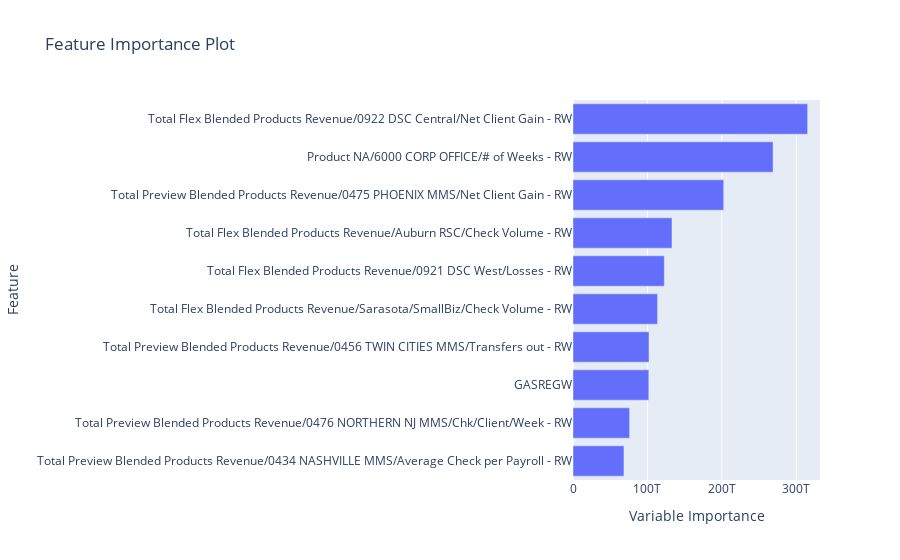

The notebook cell this image was saved under:
### Code cell
ml_features = models.get_important_features('xgboost', features_threshold)
ml_feature_cols = ml_features['Feature'].tolist()

if len(ml_features.index) != 0:
    # plot the most important features
    fig = px.bar(ml_features.sort_values('Variable Importance', ascending=True),
                 x='Variable Importance',
                 y='Feature',
                 orientation='h',
                 title='Feature Importance Plot')
    fig.show()

### Figure 1 — Plotly figure (JSON) as saved in the notebook; plotly's stock layout.template omitted (floating-point values rounded to 4 significant figures)
{"data": [{"alignmentgroup": "True", "hovertemplate": "Variable Importance=%{x}<br>Feature=%{y}<extra></extra>", "legendgroup": "", "marker": {"color": "#636efa", "pattern": {"shape": ""}}, "name": "", "offsetgroup": "", "orientation": "h", "showlegend": false, "textposition": "auto", "x": [68470000000000.0, 76100000000000.0, 101900000000000.0, 102100000000000.0, 113600000000000.0, 122700000000000.0, 133000000000000.0, 202500000000000.0, 268800000000000.0, 315300000000000.0], "xaxis": "x", "y": ["Total Preview Blended Products Revenue/0434 NASHVILLE MMS/Average Check per Payroll - RW", "Total Preview Blended Products Revenue/0476 NORTHERN NJ MMS/Chk/Client/Week - RW", "GASREGW", "Total Preview Blended Products Revenue/0456 TWIN CITIES MMS/Transfers out - RW", "Total Flex Blended Products Revenue/Sarasota/SmallBiz/Check Volume - RW", "Total Flex Blended Products Revenue/0921 DSC West/Losses - RW", "Total Flex Blended Products Revenue/Auburn RSC/Check Volume - RW", "Total Preview Blended Products Revenue/0475 PHOENIX MMS/Net Client Gain - RW", "Product NA/6000 CORP OFFICE/# of Weeks - RW", "Total Flex Blended Products Revenue/0922 DSC Central/Net Client Gain - RW"], "yaxis": "y", "type": "bar"}], "layout": {"xaxis": {"anchor": "y", "domain": [0.0, 1.0], "title": {"text": "Variable Importance"}}, "yaxis": {"anchor": "x", "domain": [0.0, 1.0], "title": {"text": "Feature"}}, "legend": {"tracegroupgap": 0}, "title": {"text": "Feature Importance Plot"}, "barmode": "relative"}}
